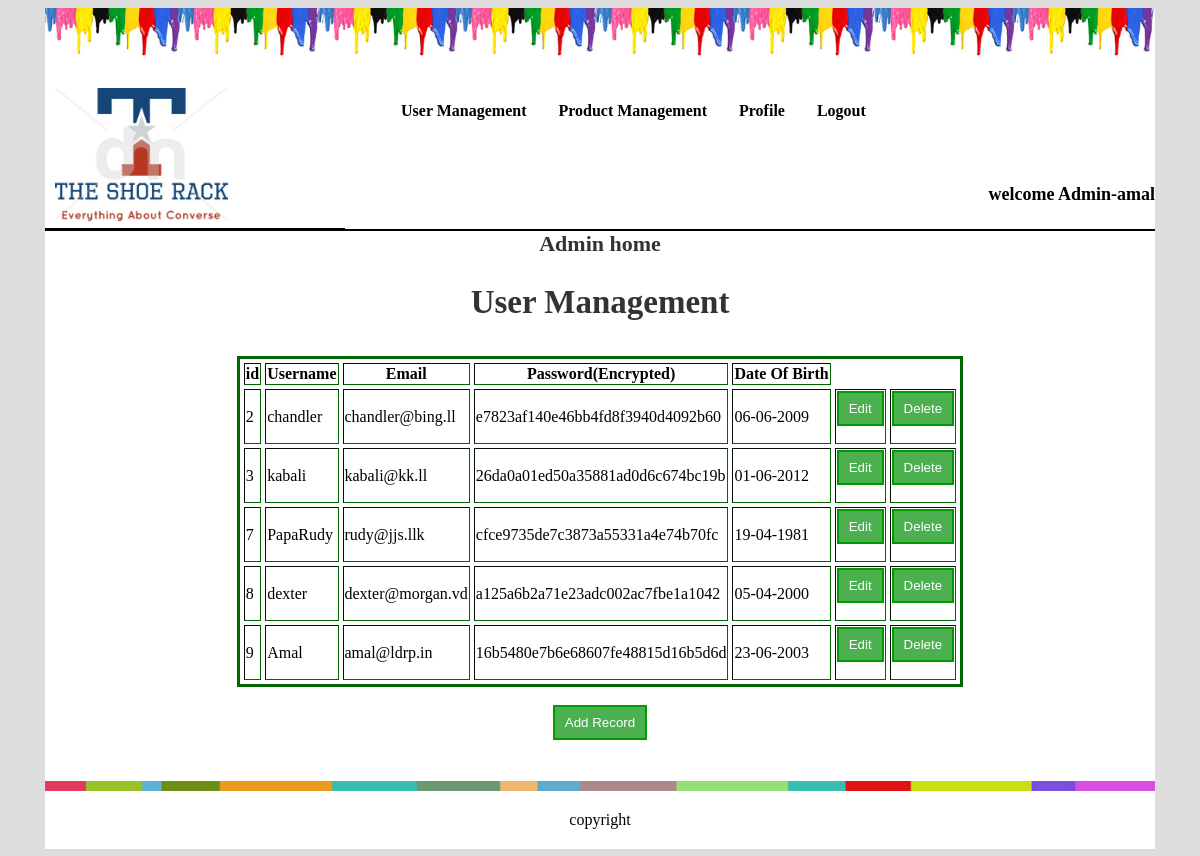
Page /admin/Adminhome.php (signed in) on the committed database.
### tables this page shows
CREATE TABLE `signup` (
  `id` int(11) NOT NULL,
  `Username` varchar(200) NOT NULL,
  `Email` varchar(250) NOT NULL,
  `Password` varchar(250) NOT NULL,
  `DateOfBirth` varchar(250) NOT NULL
);

### admin/Adminhome.php (the view, shortened to what this page needs)
<html>
<head>
<link rel="stylesheet" type="text/css" href="../css/ext.css">
</head>
<body>
<div id="main">
  <img src="../1.jpg" alt="line" height=50 width=100%>
  <div id="header">
	  <div id="logo"><a href="../home.php" ><img src="../4.jpg" alt="line" width=173 height=133 /></a></div>
		<div id="navbar">
			<ul>
				<b>
				<li><a href="Adminhome.php" >User Management</a></li>
				<li><a href="product.php">Product Management</a></li>
				<li><a href="profile.php">Profile</a></li>
				<li><a href="logout.php">Logout</a></li>
				<?php
					if(isset($_SESSION['useremail'])){
						echo "<br><br><br><Br><h4><p align=right>welcome Admin-".$_SESSION['useremail']."</p></h4>";
					}
				?>
			</b></ul>
		</div>
  </div>
  <div id="content">
		<div id="vids"><center>
		  Admin home <h2>User Management</h2></center></div><div><font face="Georgia, Times New Roman, Times, serif"><center>
		<?php
		$t="select * from signup";
		$res=@mysql_query($t);
		echo "<table  id=ii border=2 cellspacing=4>";
		echo "<tr><th>id</th>"."<th>Username"."</th>"."<th>"."Email"."</th>"."<th>"."Password(Encrypted)"."</th>"."<th>"."Date Of Birth"."</th></tr>";
		while($re=@mysql_fetch_assoc($res))
		{
		echo "<tr><td>".$re["id"]."</td>"."<td>".$re["Username"]."</td>"." <td> ".$re["Email"]."</td>"."<td>".$re["Password"]."</td>"."<td>".$re["DateOfBirth"]."</td>";
		echo "<td>"."<form  action='edit.php?id=".$re["id"]."' method='post'>";
		echo "<input type='hidden' name='userid' value=".$re["id"]."><input type='submit'  id=button1 value='Edit' /></form></td>";
		echo "<td>"."<form action='delete.php?id=".$re["id"]."' method='post'>";
		echo "<input type='submit'  id=button1 value='Delete' /></form></td>"."<br>";
		}
		echo "</table><br>";
		echo "<form action='add.php' method=post><input type=submit  id=button1 value='Add Record' name='add' />";
?></center>
		</font></div>
		</div>
	<img src="../2.jpg" alt="line2" height="10" width=100%>
	<div id="footer">
		<div id="copyright">copyright</div>
	</div>
</div>
</body>
</body>
</html>

### css/ext.css (style rules this page uses)
#header { width:100%; height:140px; border-bottom:3px solid #000000; }
#logo { float:left; width:150px; height:105px; margin-left:10px; background:#000099; }
#navbar { margin-top:30px; }
#navbar ul { list-style-type:none; margin-left:300px; overflow:hidden; background-color:#fff; }
#navbar ul li { float:left; }
#navbar ul li a { display: block; color: #000000; text-align: center; padding: 14px 16px; text-decoration:none; }
#footer { clear:both; padding:20px; text-align:center; margin-bottom:40px; }

### admin/Adminhome.php (style rules this page uses)
html { color:#000000; font-family:"Copperplate Gothic Bold", "Copperplate Gothic Light", Jokerman; }
body { background-color:#dddddd }
#main { width:1110px; margin:0 auto; background:#ffffff; }
#button1 { border:solid; border-color:#009900; border-width:2px; background-color:#4CAF50; color:#FFFFFF; padding: 8px 10px; }
#ii { border:solid; border-color:#006600; }
#content { height:550px; }
#vids { width=100%; height:35px; font-weight:700; font-size:22px; color:#333333; }
h4 { font-family:consolas; font-stretch:expanded; font-size:18px; }

### rows in the picture
signup: id "2", Username "chandler", Email "chandler@bing.ll", Password "e7823af140e46bb4fd8f3940d4092b60", DateOfBirth "06-06-2009"
signup: id "3", Username "kabali", Email "kabali@kk.ll", Password "26da0a01ed50a35881ad0d6c674bc19b", DateOfBirth "01-06-2012"
signup: id "7", Username "PapaRudy", Email "rudy@jjs.llk", Password "cfce9735de7c3873a55331a4e74b70fc", DateOfBirth "19-04-1981"
signup: id "8", Username "dexter", Email "dexter@morgan.vd", Password "a125a6b2a71e23adc002ac7fbe1a1042", DateOfBirth "05-04-2000"
signup: id "9", Username "Amal", Email "amal@ldrp.in", Password "16b5480e7b6e68607fe48815d16b5d6d", DateOfBirth "23-06-2003"

### other values in the picture
$_SESSION['useremail'] "amal"
